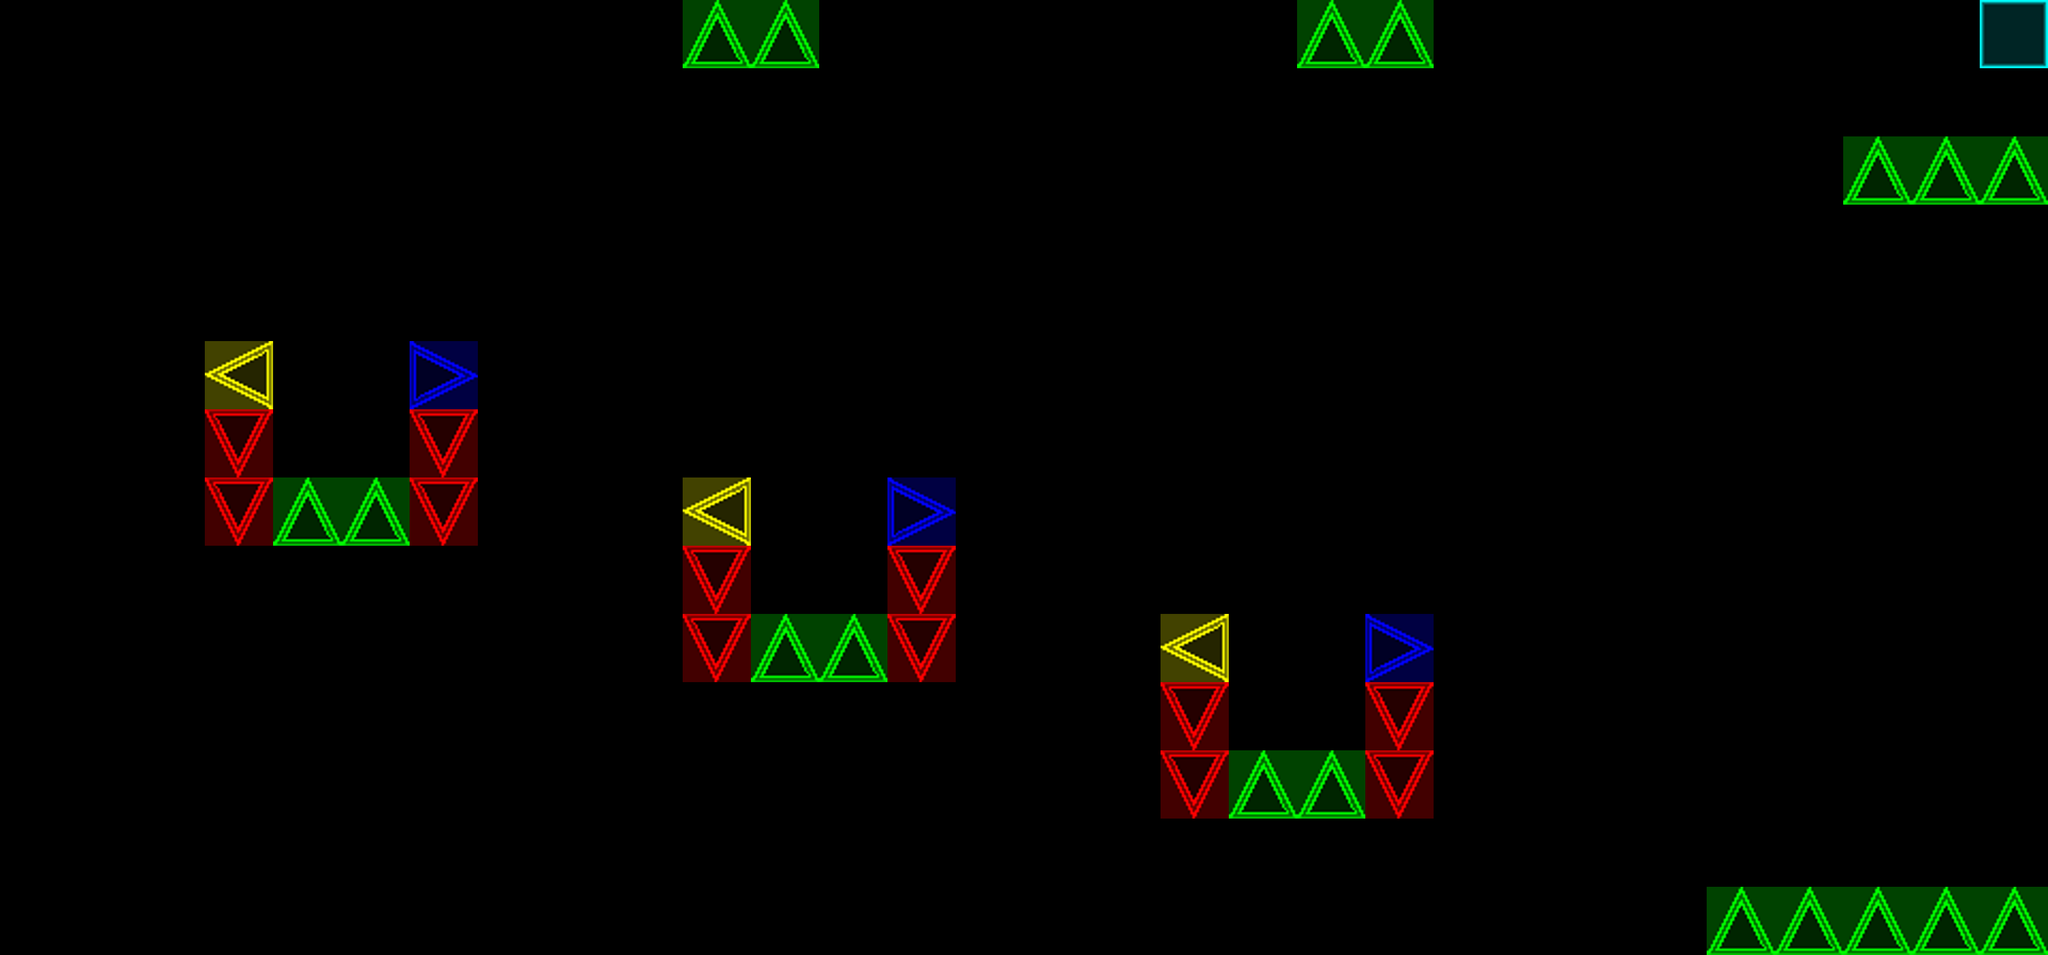

A 2D game scene composited from a Tiled map and its tileset images. What follows is a short description and the map's XML, with each tile layer's data collapsed to a summary:
An orthogonal 30x14 tile map with 128x128 px tiles, 1 tile layer (Tile Layer 2) and 1 object (Player).

<map version="1.0" orientation="orthogonal" width="30" height="14" tilewidth="128" tileheight="128">
 <tileset firstgid="1" name="sheet" tilewidth="128" tileheight="128">
  <image source="sheet128.png" width="640" height="128" />
 </tileset>
 <layer name="Tile Layer 2" width="30" height="14">
  <data>[420 cells, 37 non-empty, 5 distinct tile ids]</data>
 </layer>
 <objectgroup name="Objects" width="30" height="14">
  <object name="Player" x="3456" y="1280" width="128" height="128" />
 </objectgroup>
</map>
